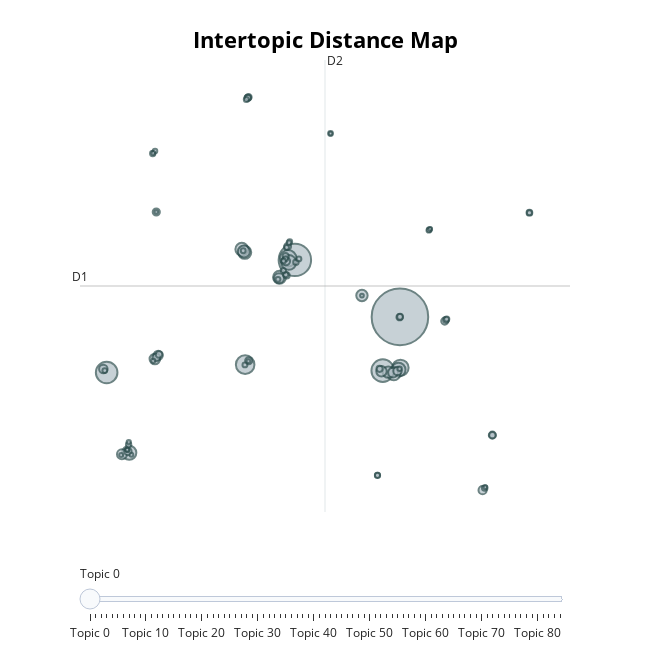

Notebook source saved alongside this figure:
### Code cell
topic_model.visualize_topics()
